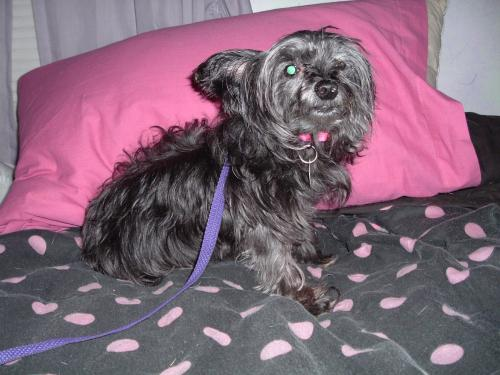
#> input picture reducaoDimensionalidade/imagem_colorida.jpg, 500 x 375 px
$ python main.py
#> lines starting #> are read from the running program, lines starting #| are printed output that depends on the picture; after the words box and inside, x2 and y2 are one past the last pixel; in counts of white or black regions, pixels touching at a corner belong together
import cv2

try:
    img_colorida = cv2.imread('imagem_colorida.jpg')
#> img_colorida is the input picture: shape (375, 500, 3); mean B, G, R 119, 101.7, 129.5

    if img_colorida is None:
        raise FileNotFoundError

    img_cinza = cv2.cvtColor(img_colorida, cv2.COLOR_BGR2GRAY)
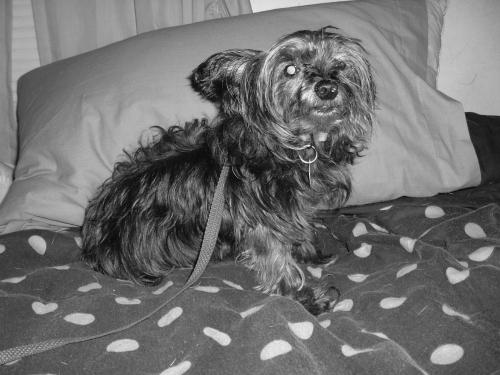
#> img_cinza: shape (375, 500); min 1, max 245, mean 112

    cv2.imwrite('imagem_cinza_cv.jpg', img_cinza)

    cv2.imshow('Imagem em Tons de Cinza', img_cinza)
    cv2.waitKey(0)
    cv2.destroyAllWindows()

    print("Imagem convertida para tons de cinza com sucesso usando OpenCV!")

except FileNotFoundError:
    print("Erro: O arquivo 'imagem_colorida.jpg' não foi encontrado.")

try:
    img_para_binarizar = cv2.imread('imagem_cinza_cv.jpg', cv2.IMREAD_GRAYSCALE)
#> img_para_binarizar: shape (375, 500); min 0, max 245, mean 112

    if img_para_binarizar is None:
        raise FileNotFoundError

    limiar = 127
    valor_maximo = 255
    ret, img_preto_e_branco = cv2.threshold(img_para_binarizar, limiar, valor_maximo, cv2.THRESH_BINARY)
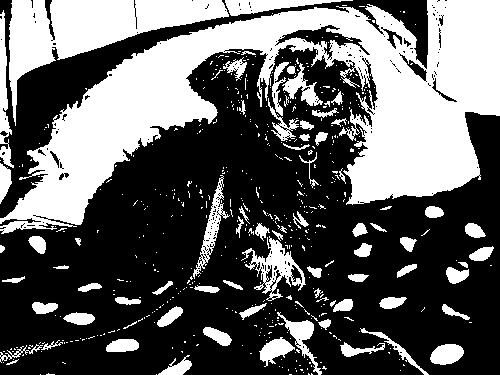
#> img_preto_e_branco: shape (375, 500); 38.2% white; 529 white regions (453 under 20 px), largest, box (x1, y1, x2, y2) and area: (0, 0, 500, 234) 45560, (9, 0, 229, 126) 9319, (241, 236, 306, 301) 1360
#> ret = 127

    cv2.imwrite('imagem_preto_e_branco_cv.jpg', img_preto_e_branco)

    cv2.imshow('Imagem em Preto e Branco', img_preto_e_branco)
    cv2.waitKey(0)
    cv2.destroyAllWindows()

    print("Imagem convertida para preto e branco com sucesso usando OpenCV!")

    ret_otsu, img_otsu = cv2.threshold(img_para_binarizar, 0, 255, cv2.THRESH_BINARY + cv2.THRESH_OTSU)
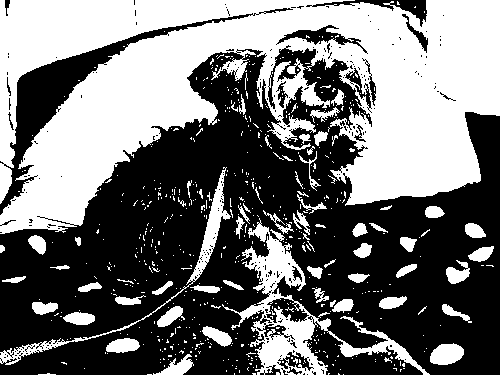
#> img_otsu: shape (375, 500); 45.3% white; 597 white regions (531 under 20 px), largest, box (x1, y1, x2, y2) and area: (0, 0, 500, 234) 66990, (222, 218, 430, 375) 6215, (0, 167, 231, 365) 1907
#> ret_otsu = 115
    cv2.imwrite('imagem_otsu_cv.jpg', img_otsu)
    print(f"Limiar ótimo encontrado pelo método de Otsu: {ret_otsu}")
#| Limiar ótimo encontrado pelo método de Otsu: 115.0


except FileNotFoundError:
    print("Erro: O arquivo 'imagem_cinza_cv.jpg' não foi encontrado para binarizar.")
